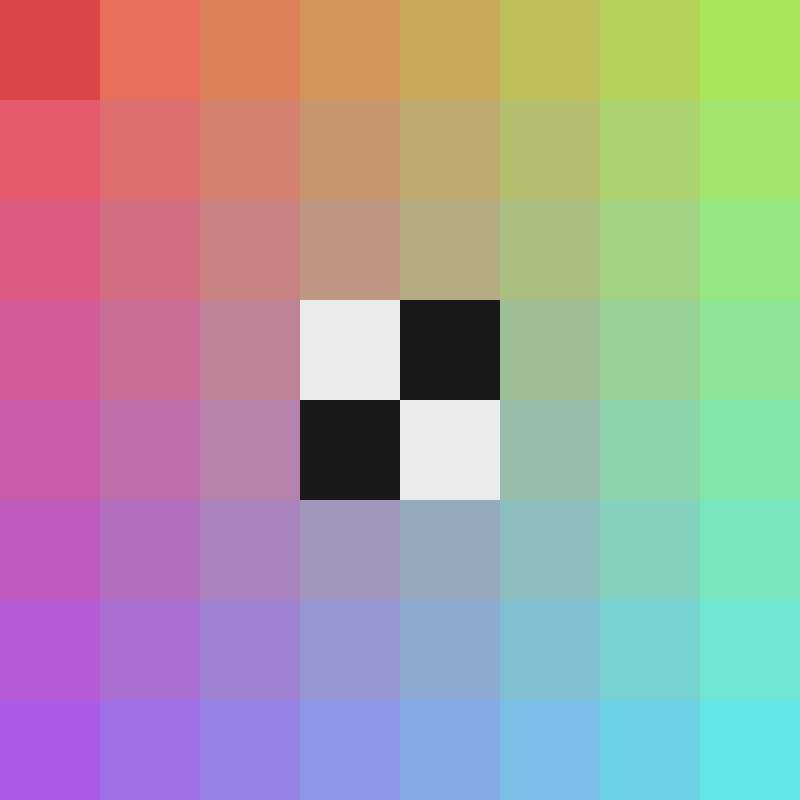
Frame 1 (no input)
Frame 60 (no input): identical to frame 1, image omitted
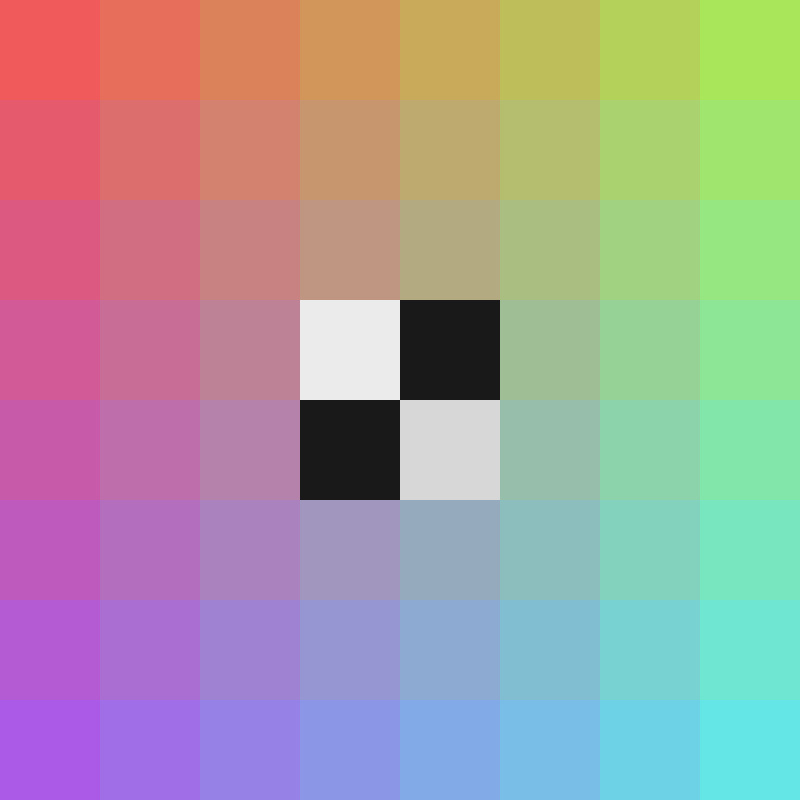
Frame 120 (the mouse pressed at the canvas centre since frame 60)

The p5.js sketch that drew these frames (run headless with seeded random() and noise() and a simulated clock; from frame 60 on, the mouse is pressed at the canvas centre):

// p5.js sketch
// ── sketch.js
// constants
const screenWidth = 800;
const screenHeight = 800;

// sprite variables
const tiles = [];

// gameplay variables
const board = [];
let player = 0;
const transcript = [];

function nextPlayer() {
	player = 1 - player;
}

// runs once, when the page is ready
function setup() {
	createCanvas(screenWidth, screenHeight);
	noSmooth();
	rectMode(CENTER);

	// create a field of tiles
	for(let x = 0; x < 8; x++) {
		tiles.push([]);

		for(let y = 0; y < 8; y++) {
			tiles[x].push(new Tile(x, y));
		}
	}

	tiles[3][3].colour = 1;
	tiles[3][4].colour = 0;
	tiles[4][3].colour = 0;
	tiles[4][4].colour = 1;
	
}

// this function gets called every frame, 
// and it updates the position of all the sprites
function update() {
	// update all the sprites
	// listen for clicks?
	for(const row of tiles) {
		for(const tile of row) {
			tile.unhighlight();
		}
	}

	const [x, y] = [mouseX, mouseY].map(coord => floor(coord / 100));
	if(x in tiles && y in tiles[x]) tiles[x][y].highlight();

}

// this function fires every frame
function draw() {
	update();

	for(const row of tiles) {
		for(const tile of row) {
			tile.draw();
		}
	}
}

function mousePressed() {
	const [x, y] = [mouseX, mouseY].map(coord => floor(coord / 100));
	if(x in tiles && y in tiles[x]) tiles[x][y].mark(player);
}


function checkTile(x, y, player) {
	const other = 1 - player;
	let valid = false;
	let affectedTiles = new Set();

	for(let dx = -1; dx <= 1; dx++) {
		nextDirection:
		for(let dy = -1; dy <= 1; dy++) {
			if(dx || dy) {
				const maybeTiles = new Set();

				if(x + dx in tiles && y + dy in tiles[x + dx] && tiles[x + dx][y + dy].colour === other) {
					// valid so far, continue until you find your own colour
					maybeTiles.add(tiles[x + dx][y + dy]);

					for(let i = 2; ; i++) {
						const [nextX, nextY] = [x + i * dx, y + i * dy];
						if(!(nextX in tiles) || !(nextY in tiles[nextX]) || tiles[nextX][nextY].colour === -1) continue nextDirection;
						
						if(tiles[nextX][nextY].colour === player) break;

						maybeTiles.add(tiles[nextX][nextY]);
					}
					
					valid = true;
					affectedTiles = new Set([...affectedTiles, ...maybeTiles]);
				}
			}
		}
	}

	if(valid) {
		// mark affected tiles
		for(const tile of affectedTiles) {
			tile.colour = player;
		}
	} else console.log("no, invalid move")

	return valid;
}

function logBoard() {
	const board = [];

	for(let i = 0; i < 8; i++) {
		board.push([]);
		for(let j = 0; j < 8; j++) {
			board[i].push(tiles[j][i].colour);
		}
	}

	console.log(`[${board.map(row => `"${row.map(x => x === -1 ? "." : x).join``}"`).join`,`}]`);
}

// ── Tile.js
class Tile {
	constructor(x, y) {
		this.width = 100;
		this.height = 100;
		this.x = x;
		this.y = y;
		this.colour = -1;
		this.pop = false;
	}

	draw() {
		const fills = [[25, 25, 25], [235, 235, 235]];
		const filler = this.colour > -1 ? fills[this.colour] : [240 - 10 * this.x - 10 * this.y, 90 + 20 * this.x, 90 + 20 * this.y];
		if(this.pop) {
			for(let i = 0; i < 3; i++) {
				filler[i] += player ? 20 : -20;
			}
		}
		push();
		fill(...filler);
		noStroke();
		rect(100 * this.x + 50, 100 * this.y + 50, this.width, this.height);
		pop();
	}

	highlight() {
		this.pop = true;
	}

	unhighlight() {
		this.pop = false;
	}

	mark(player) {
		if(this.colour > -1) {
			console.log("hey you can't do that!");
		} else {
			// check for validity
			const valid = checkTile(this.x, this.y, player);

			if(valid) {
				// log the move
				transcript.push(String.fromCharCode(65 + this.x) + (this.y + 1));
				console.log(transcript.join``);

				// mark the board
				this.colour = player;

				// log the board
				logBoard();

				// next player's turn!
				nextPlayer();
			}
			
		}
	}
}
// ── style.css
* {
	margin: 0;
	padding: 0;
}

canvas {
	position: absolute;
	left: 50%;
	top: 50%;
	transform: translate(-50%, -50%);
}
